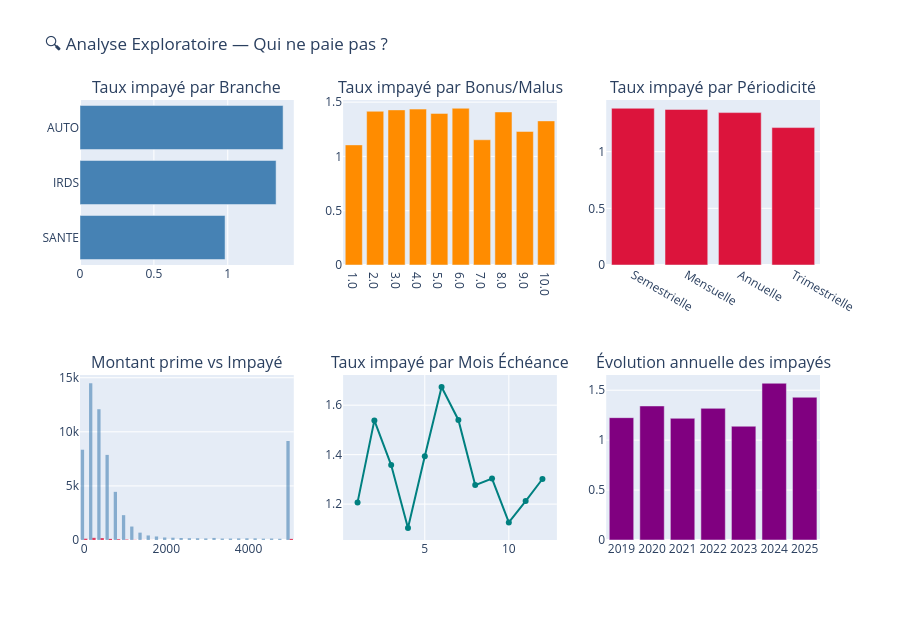

The code cell stored with this chart in its notebook:
### Markdown cell above
## 2. Analyse Exploratoire — Qui ne paie pas ?

### Code cell
# Préparation du DataFrame em_valid avec label impayé et features de base
em_valid = em.copy()
if 'LABEL_IMPAYE' not in em_valid.columns:
    # Construction du label : une quittance est impayée si elle apparaît dans imp
    em_valid['LABEL_IMPAYE'] = em_valid['NUM_QUITTANCE'].isin(imp['NUM_QUITTANCE']).astype(int)
if 'MOIS_ECHEANCE' not in em_valid.columns and 'DATE_ECHEANCE' in em_valid.columns:
    em_valid['MOIS_ECHEANCE'] = em_valid['DATE_ECHEANCE'].dt.month
if 'ANNEE_ECHEANCE' not in em_valid.columns and 'DATE_ECHEANCE' in em_valid.columns:
    em_valid['ANNEE_ECHEANCE'] = em_valid['DATE_ECHEANCE'].dt.year

fig = make_subplots(rows=2, cols=3, subplot_titles=[
    'Taux impayé par Branche',
    'Taux impayé par Bonus/Malus',
    'Taux impayé par Périodicité',
    'Montant prime vs Impayé',
    'Taux impayé par Mois Échéance',
    'Évolution annuelle des impayés'
])

# Par branche
br = em_valid.groupby('BRANCHE')['LABEL_IMPAYE'].mean().sort_values(ascending=True) * 100
fig.add_trace(go.Bar(x=br.values, y=br.index, orientation='h',
                     marker_color='steelblue'), row=1, col=1)

# Par bonus/malus
bm = em_valid.groupby('BONUS_MALUS')['LABEL_IMPAYE'].mean() * 100
fig.add_trace(go.Bar(x=bm.index.astype(str), y=bm.values,
                     marker_color='darkorange'), row=1, col=2)

# Par périodicité
per_map = {'A': 'Annuelle', 'S': 'Semestrielle', 'T': 'Trimestrielle', 'C': 'Mensuelle'}
em_valid['PERIODICITE_LIB'] = em_valid['PERIODICITE'].map(per_map).fillna(em_valid['PERIODICITE'])
per = em_valid.groupby('PERIODICITE_LIB')['LABEL_IMPAYE'].mean().sort_values(ascending=False) * 100
fig.add_trace(go.Bar(x=per.index, y=per.values,
                     marker_color='crimson'), row=1, col=3)

# Montant prime (boxplot proxy via histogram)
em_valid['MT_PTT_CLIP'] = em_valid['MT_PTT'].clip(0, 5000)
fig.add_trace(go.Histogram(x=em_valid[em_valid['LABEL_IMPAYE']==0]['MT_PTT_CLIP'],
                            nbinsx=40, name='Payée', opacity=0.6,
                            marker_color='steelblue'), row=2, col=1)
fig.add_trace(go.Histogram(x=em_valid[em_valid['LABEL_IMPAYE']==1]['MT_PTT_CLIP'],
                            nbinsx=40, name='Impayée', opacity=0.8,
                            marker_color='crimson'), row=2, col=1)

# Par mois échéance
mo = em_valid.groupby('MOIS_ECHEANCE')['LABEL_IMPAYE'].mean() * 100
fig.add_trace(go.Scatter(x=mo.index, y=mo.values, mode='lines+markers',
                          marker_color='teal'), row=2, col=2)

# Par année
yr = em_valid[em_valid['ANNEE_ECHEANCE'].between(2019,2025)].groupby('ANNEE_ECHEANCE')['LABEL_IMPAYE'].mean() * 100
fig.add_trace(go.Bar(x=yr.index.astype(str), y=yr.values,
                     marker_color='purple'), row=2, col=3)

fig.update_layout(height=620, title_text='🔍 Analyse Exploratoire — Qui ne paie pas ?',
                  showlegend=False)
fig.show()

### Figure 1 — Plotly figure (JSON) as saved in the notebook; plotly's stock layout.template omitted (floating-point values rounded to 4 significant figures; data arrays with more than 128 entries replaced by an {"elided": "..."} marker saying what was removed)
{"data": [{"marker": {"color": "steelblue"}, "orientation": "h", "type": "bar", "x": [0.9817, 1.327, 1.374], "xaxis": "x", "y": ["SANTE", "IRDS", "AUTO"], "yaxis": "y"}, {"marker": {"color": "darkorange"}, "type": "bar", "x": ["1.0", "2.0", "3.0", "4.0", "5.0", "6.0", "7.0", "8.0", "9.0", "10.0"], "xaxis": "x2", "y": [1.106, 1.416, 1.429, 1.436, 1.396, 1.444, 1.153, 1.41, 1.23, 1.327], "yaxis": "y2"}, {"marker": {"color": "crimson"}, "type": "bar", "x": ["Semestrielle", "Mensuelle", "Annuelle", "Trimestrielle"], "xaxis": "x3", "y": [1.383, 1.373, 1.345, 1.212], "yaxis": "y3"}, {"marker": {"color": "steelblue"}, "name": "Payée", "nbinsx": 40, "opacity": 0.6, "type": "histogram", "x": {"elided": "64132 float values"}, "xaxis": "x4", "yaxis": "y4"}, {"marker": {"color": "crimson"}, "name": "Impayée", "nbinsx": 40, "opacity": 0.8, "type": "histogram", "x": {"elided": "868 float values"}, "xaxis": "x4", "yaxis": "y4"}, {"marker": {"color": "teal"}, "mode": "lines+markers", "type": "scatter", "x": [1, 2, 3, 4, 5, 6, 7, 8, 9, 10, 11, 12], "xaxis": "x5", "y": [1.207, 1.538, 1.358, 1.103, 1.393, 1.673, 1.54, 1.277, 1.303, 1.126, 1.212, 1.302], "yaxis": "y5"}, {"marker": {"color": "purple"}, "type": "bar", "x": ["2019", "2020", "2021", "2022", "2023", "2024", "2025"], "xaxis": "x6", "y": [1.225, 1.342, 1.218, 1.318, 1.139, 1.569, 1.429], "yaxis": "y6"}], "layout": {"annotations": [{"font": {"size": 16}, "showarrow": false, "text": "Taux impayé par Branche", "x": 0.1444, "xanchor": "center", "xref": "paper", "y": 1, "yanchor": "bottom", "yref": "paper"}, {"font": {"size": 16}, "showarrow": false, "text": "Taux impayé par Bonus/Malus", "x": 0.5, "xanchor": "center", "xref": "paper", "y": 1, "yanchor": "bottom", "yref": "paper"}, {"font": {"size": 16}, "showarrow": false, "text": "Taux impayé par Périodicité", "x": 0.8556, "xanchor": "center", "xref": "paper", "y": 1, "yanchor": "bottom", "yref": "paper"}, {"font": {"size": 16}, "showarrow": false, "text": "Montant prime vs Impayé", "x": 0.1444, "xanchor": "center", "xref": "paper", "y": 0.375, "yanchor": "bottom", "yref": "paper"}, {"font": {"size": 16}, "showarrow": false, "text": "Taux impayé par Mois Échéance", "x": 0.5, "xanchor": "center", "xref": "paper", "y": 0.375, "yanchor": "bottom", "yref": "paper"}, {"font": {"size": 16}, "showarrow": false, "text": "Évolution annuelle des impayés", "x": 0.8556, "xanchor": "center", "xref": "paper", "y": 0.375, "yanchor": "bottom", "yref": "paper"}], "height": 620, "showlegend": false, "title": {"text": "🔍 Analyse Exploratoire — Qui ne paie pas ?"}, "xaxis": {"anchor": "y", "domain": [0, 0.2889]}, "xaxis2": {"anchor": "y2", "domain": [0.3556, 0.6444]}, "xaxis3": {"anchor": "y3", "domain": [0.7111, 1]}, "xaxis4": {"anchor": "y4", "domain": [0, 0.2889]}, "xaxis5": {"anchor": "y5", "domain": [0.3556, 0.6444]}, "xaxis6": {"anchor": "y6", "domain": [0.7111, 1]}, "yaxis": {"anchor": "x", "domain": [0.625, 1]}, "yaxis2": {"anchor": "x2", "domain": [0.625, 1]}, "yaxis3": {"anchor": "x3", "domain": [0.625, 1]}, "yaxis4": {"anchor": "x4", "domain": [0, 0.375]}, "yaxis5": {"anchor": "x5", "domain": [0, 0.375]}, "yaxis6": {"anchor": "x6", "domain": [0, 0.375]}}}
